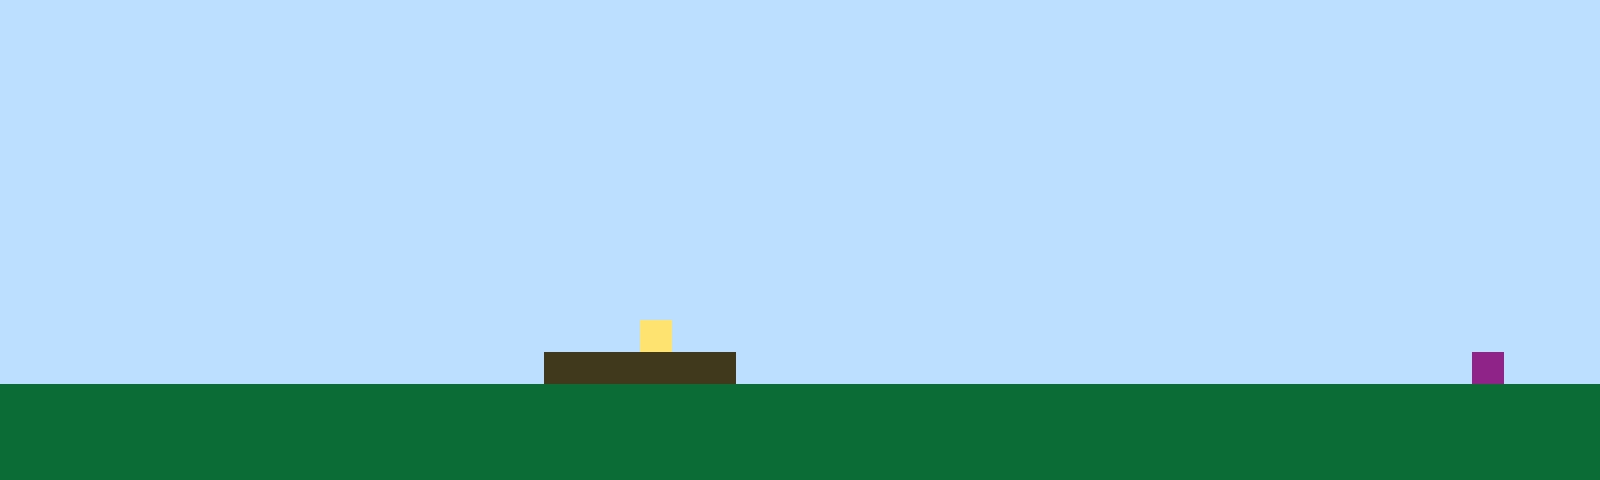

This game map was drawn from its Tiled (.tmx) file and the tilesets committed beside it. A one-line description and the full map source follow:
An orthogonal 50x15 tile map with 32x32 px tiles, 1 tile layer (Tile Layer 1).

<map version="1.10" tiledversion="1.11.2" orientation="orthogonal" renderorder="right-up" width="50" height="15" tilewidth="32" tileheight="32" infinite="0" nextlayerid="2" nextobjectid="1"><editorsettings><export target="map1.csv" format="csv" /></editorsettings><tileset firstgid="1" name="sprites" tilewidth="32" tileheight="32" tilecount="6" columns="3"><image source="sprites.png" width="96" height="64" /></tileset><layer id="1" name="Tile Layer 1" width="50" height="15"><data encoding="csv">1,1,1,1,1,1,1,1,1,1,1,1,1,1,1,1,1,1,1,1,1,1,1,1,1,1,1,1,1,1,1,1,1,1,1,1,1,1,1,1,1,1,1,1,1,1,1,1,1,1,1,1,1,1,1,1,1,1,1,1,1,1,1,1,1,1,1,1,1,1,1,1,1,1,1,1,1,1,1,1,1,1,1,1,1,1,1,1,1,1,1,1,1,1,1,1,1,1,1,1,1,1,1,1,1,1,1,1,1,1,1,1,1,1,1,1,1,1,1,1,1,1,1,1,1,1,1,1,1,1,1,1,1,1,1,1,1,1,1,1,1,1,1,1,1,1,1,1,1,1,1,1,1,1,1,1,1,1,1,1,1,1,1,1,1,1,1,1,1,1,1,1,1,1,1,1,1,1,1,1,1,1,1,1,1,1,1,1,1,1,1,1,1,1,1,1,1,1,1,1,1,1,1,1,1,1,1,1,1,1,1,1,1,1,1,1,1,1,1,1,1,1,1,1,1,1,1,1,1,1,1,1,1,1,1,1,1,1,1,1,1,1,1,1,1,1,1,1,1,1,1,1,1,1,1,1,1,1,1,1,1,1,1,1,1,1,1,1,1,1,1,1,1,1,1,1,1,1,1,1,1,1,1,1,1,1,1,1,1,1,1,1,1,1,1,1,1,1,1,1,1,1,1,1,1,1,1,1,1,1,1,1,1,1,1,1,1,1,1,1,1,1,1,1,1,1,1,1,1,1,1,1,1,1,1,1,1,1,1,1,1,1,1,1,1,1,1,1,1,1,1,1,1,1,1,1,1,1,1,1,1,1,1,1,1,1,1,1,1,1,1,1,1,1,1,1,1,1,1,1,1,1,1,1,1,1,1,1,1,1,1,1,1,1,1,1,1,1,1,1,1,1,1,1,1,1,1,1,1,1,1,1,1,1,1,1,1,1,1,1,1,1,1,1,1,1,1,1,1,1,1,1,1,1,1,1,1,1,1,1,1,1,1,1,1,1,1,1,1,1,1,1,1,1,1,1,1,1,1,1,1,1,1,1,1,1,1,1,1,1,1,1,1,1,1,1,1,1,1,1,1,1,1,1,1,1,1,1,1,1,1,1,1,1,1,1,1,1,1,1,1,1,1,1,1,1,1,1,1,1,1,1,1,1,1,1,1,1,1,1,4,1,1,1,1,1,1,1,1,1,1,1,1,1,1,1,1,1,1,1,1,1,1,1,1,1,1,1,1,1,1,1,1,1,1,1,1,1,1,1,1,1,1,1,1,1,1,3,3,3,3,3,3,1,1,1,1,1,1,1,1,1,1,1,1,1,1,1,1,1,1,1,1,1,1,1,6,1,1,1,2,2,2,2,2,2,2,2,2,2,2,2,2,2,2,2,2,2,2,2,2,2,2,2,2,2,2,2,2,2,2,2,2,2,2,2,2,2,2,2,2,2,2,2,2,2,2,2,2,2,2,2,2,2,2,2,2,2,2,2,2,2,2,2,2,2,2,2,2,2,2,2,2,2,2,2,2,2,2,2,2,2,2,2,2,2,2,2,2,2,2,2,2,2,2,2,2,2,2,2,2,2,2,2,2,2,2,2,2,2,2,2,2,2,2,2,2,2,2,2,2,2,2,2,2,2,2,2,2,2,2,2,2,2,2,2,2,2,2,2,2,2,2,2,2,2,2,2,2,2</data></layer></map>
